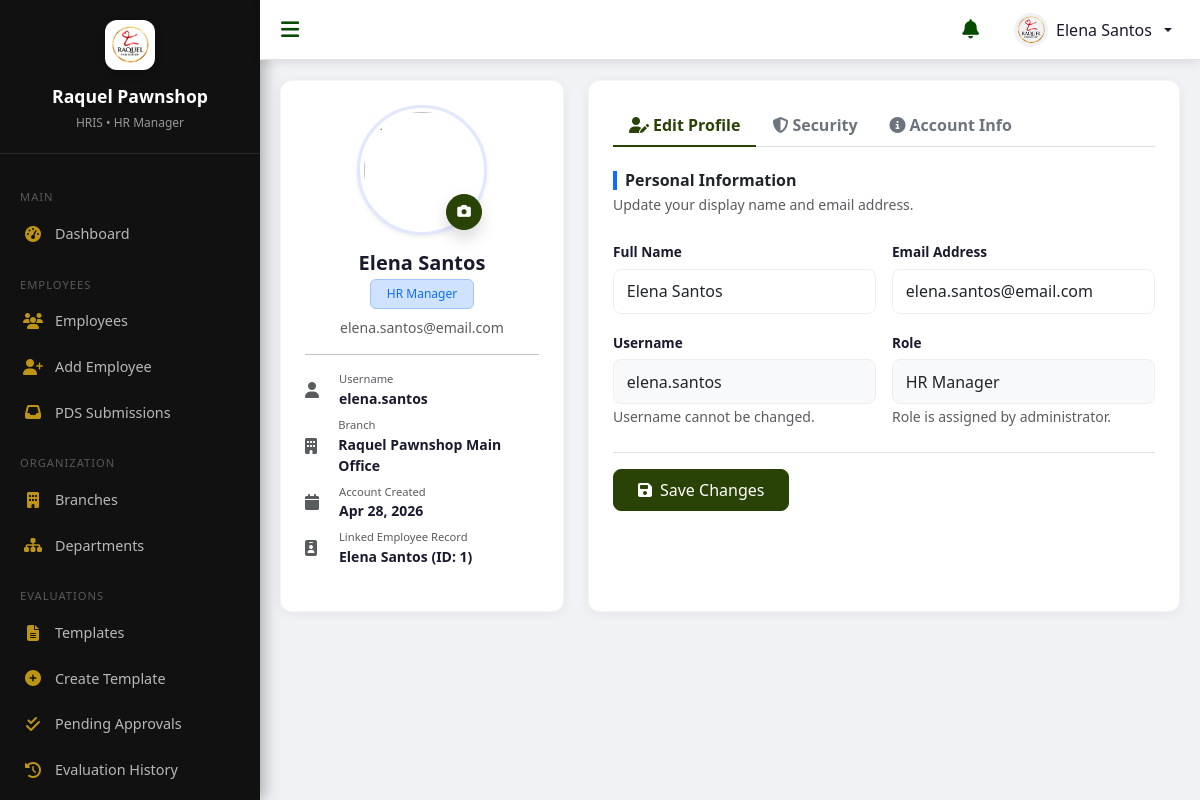
/manager/profile-settings.php (signed in), run on the app's committed database.
### tables this page shows
CREATE TABLE users (
    user_id INT AUTO_INCREMENT PRIMARY KEY,
    employee_id INT NULL,
    username VARCHAR(50) NOT NULL UNIQUE,
    email VARCHAR(100) NOT NULL UNIQUE,
    password_hash VARCHAR(255) NOT NULL,
    full_name VARCHAR(100) NOT NULL,
    role ENUM('Admin', 'HR Manager', 'HR Supervisor', 'HR Staff', 'Employee') NOT NULL,
    branch_id INT NULL,
    is_active TINYINT(1) DEFAULT 1,
    first_login_completed TINYINT(1) DEFAULT 0,
    created_at TIMESTAMP DEFAULT CURRENT_TIMESTAMP,
    updated_at TIMESTAMP DEFAULT CURRENT_TIMESTAMP ON UPDATE CURRENT_TIMESTAMP,
    deleted_at TIMESTAMP NULL DEFAULT NULL,
    FOREIGN KEY (branch_id) REFERENCES branches(branch_id) ON DELETE SET NULL,
    FOREIGN KEY (employee_id) REFERENCES employees(employee_id) ON DELETE SET NULL,
    INDEX idx_user_role (role),
    INDEX idx_user_status (is_active, deleted_at)
);

CREATE TABLE branches (
    branch_id INT AUTO_INCREMENT PRIMARY KEY,
    branch_name VARCHAR(100) NOT NULL,
    location VARCHAR(255) NOT NULL,
    is_active TINYINT(1) DEFAULT 1,
    created_at TIMESTAMP DEFAULT CURRENT_TIMESTAMP,
    updated_at TIMESTAMP DEFAULT CURRENT_TIMESTAMP ON UPDATE CURRENT_TIMESTAMP,
    deleted_at TIMESTAMP NULL DEFAULT NULL,
    INDEX idx_branch_status (is_active, deleted_at)
);

CREATE TABLE employees (
    employee_id INT AUTO_INCREMENT PRIMARY KEY,
    employee_code VARCHAR(30) NULL UNIQUE,
    
     
    first_name VARCHAR(100) NOT NULL,
    last_name VARCHAR(100) NOT NULL,
    middle_name VARCHAR(100) NULL,
    name_extension VARCHAR(10) NULL,
    date_of_birth DATE NULL,
    place_of_birth VARCHAR(255) NULL,
    gender ENUM('Male', 'Female', 'Other') NULL,
    civil_status ENUM('Single', 'Married', 'Widowed', 'Separated', 'Other') NULL,
    
     
    hire_date DATE NOT NULL,
    job_title VARCHAR(150) NOT NULL,
    department_id INT NULL,
    branch_id INT NULL,
    employment_status ENUM('Regular', 'Probationary', 'Contractual', 'Resigned', 'Terminated') DEFAULT 'Regular',
    employment_type ENUM('Full-time', 'Part-time') DEFAULT 'Full-time',
    contract_start_date DATE NULL,
    contract_end_date DATE NULL,
    
    profile_picture VARCHAR(255) NULL,
    is_active TINYINT(1) DEFAULT 1,
    created_at TIMESTAMP DEFAULT CURRENT_TIMESTAMP,
    updated_at TIMESTAMP DEFAULT CURRENT_TIMESTAMP ON UPDATE CURRENT_TIMESTAMP,
    deleted_at TIMESTAMP NULL DEFAULT NULL,
    
    CONSTRAINT fk_employees_department FOREIGN KEY (department_id) REFERENCES departments(department_id) ON DELETE SET NULL,
    CONSTRAINT fk_employees_branch FOREIGN KEY (branch_id) REFERENCES branches(branch_id) ON DELETE SET NULL,
    INDEX idx_employee_names (last_name, first_name),
    INDEX idx_employee_dept (department_id, branch_id),
    INDEX idx_employee_employment_status (employment_status, is_active, deleted_at)
);

### manager/profile-settings.php (called while the page is built, shortened)
<?php
require_once '../includes/session-check.php';
require_once '../includes/profile-settings-shared.php';
?>

### includes/functions.php (called while the page is built, shortened)
<?php
function e($string)
{
    return htmlspecialchars($string ?? '', ENT_QUOTES, 'UTF-8');
}
function formatDate($date, $format = 'M d, Y')
{
    return date($format, strtotime($date));
}
?>

### includes/profile-settings-shared.php (the view, shortened to what this page needs)
<?php
require_once __DIR__ . '/functions.php';
$user_id = $_SESSION['user_id'];
$stmt = $conn->prepare("SELECT * FROM users WHERE user_id = ?");
$stmt->bind_param("i", $user_id);
$stmt->execute();
$user = $stmt->get_result()->fetch_assoc();
$linked_employee = null;
if (!empty($_SESSION['employee_id'])) {
    $emp_stmt = $conn->prepare("SELECT e.*, b.branch_name, d.department_name as department, ec.personal_email, ec.mobile_number, ec.telephone_number
        FROM employees e
        LEFT JOIN branches b ON e.branch_id = b.branch_id
        LEFT JOIN departments d ON e.department_id = d.department_id
        LEFT JOIN employee_contacts ec ON e.employee_id = ec.employee_id
        WHERE e.employee_id = ? AND e.is_active = 1 LIMIT 1");
    $emp_stmt->bind_param("i", $_SESSION['employee_id']);
    $emp_stmt->execute();
    $linked_employee = $emp_stmt->get_result()->fetch_assoc();
}
$current_avatar = '';
if ($linked_employee && !empty($linked_employee['profile_picture']) && file_exists(__DIR__ . '/../assets/img/employees/' . $linked_employee['profile_picture'])) {
    $current_avatar = BASE_URL . '/assets/img/employees/' . $linked_employee['profile_picture'];
} else {
    $role_img = 'staff.png';
    if ($_SESSION['role'] === 'HR Manager') $role_img = 'manager.png';
    elseif ($_SESSION['role'] === 'HR Supervisor') $role_img = 'supervisor.png';
    $current_avatar = BASE_URL . '/assets/img/avatars/' . $role_img;
}
require_once __DIR__ . '/header.php';
?>
<div class="row">
    <div class="col-lg-4 mb-4">
        <div class="content-card h-100 text-center">
            <div class="card-body py-4 px-4">
                <div class="position-relative d-inline-block mb-3">
                    <img src="<?php echo $current_avatar; ?>" class="rounded-circle img-thumbnail shadow-sm" id="avatarPreview"
                        style="width:130px;height:130px;object-fit:cover;border:3px solid #e0e7ff;">
                    <button type="button" class="btn btn-sm btn-primary rounded-circle shadow position-absolute"
                        style="bottom:5px;right:5px;width:36px;height:36px;"
                        data-bs-toggle="modal" data-bs-target="#photoModal" title="Change Photo">
                        <i class="fas fa-camera" style="font-size:0.85rem;"></i>
                    </button>
                </div>
                <h5 class="fw-bold mb-1"><?php echo e($user['full_name']); ?></h5>
                <span class="badge bg-primary-subtle text-primary border border-primary-subtle px-3 py-2 mb-2"><?php echo e($user['role']); ?></span>
                <p class="text-muted small mb-0"><?php echo e($user['email']); ?></p>
                <hr class="my-3 opacity-10">
                <div class="text-start">
                    <div class="d-flex align-items-center mb-2">
                        <i class="fas fa-user text-muted me-3" style="width:18px;"></i>
                        <div class="small">
                            <div class="text-muted" style="font-size:0.7rem;">Username</div>
                            <div class="fw-semibold"><?php echo e($user['username']); ?></div>
                        </div>
                    </div>
                    <div class="d-flex align-items-center mb-2">
                        <i class="fas fa-building text-muted me-3" style="width:18px;"></i>
                        <div class="small">
                            <div class="text-muted" style="font-size:0.7rem;">Branch</div>
                            <div class="fw-semibold">
                                <?php
                                if ($user['branch_id']) {
                                    $br = $conn->query("SELECT branch_name FROM branches WHERE branch_id = " . (int)$user['branch_id'])->fetch_assoc();
                                    echo e($br['branch_name'] ?? 'N/A');
                                } else {
                                    echo 'Not assigned';
                                }
                                ?>
                            </div>
                        </div>
                    </div>
                    <div class="d-flex align-items-center mb-2">
                        <i class="fas fa-calendar text-muted me-3" style="width:18px;"></i>
                        <div class="small">
                            <div class="text-muted" style="font-size:0.7rem;">Account Created</div>
                            <div class="fw-semibold"><?php echo formatDate($user['created_at']); ?></div>
                        </div>
                    </div>
                    <?php if ($linked_employee): ?>
                        <div class="d-flex align-items-center">
                            <i class="fas fa-id-badge text-muted me-3" style="width:18px;"></i>
                            <div class="small">
                                <div class="text-muted" style="font-size:0.7rem;">Linked Employee Record</div>
                                <div class="fw-semibold"><?php echo e($linked_employee['first_name'] . ' ' . $linked_employee['last_name']); ?> (ID: <?php echo $linked_employee['employee_id']; ?>)</div>
                            </div>
                        </div>
                    <?php endif; ?>
                </div>
            </div>
        </div>
    </div>
    <div class="col-lg-8 mb-4">
        <div class="content-card h-100">
            <div class="card-body p-4">
                <ul class="nav nav-tabs mb-4" role="tablist">
                    <li class="nav-item">
                        <button class="nav-link active fw-bold small" data-bs-toggle="tab" data-bs-target="#tab-profile" type="button">
                            <i class="fas fa-user-edit me-1"></i>Edit Profile
                        </button>
                    </li>
                    <li class="nav-item">
                        <button class="nav-link fw-bold small" data-bs-toggle="tab" data-bs-target="#tab-security" type="button">
                            <i class="fas fa-shield-alt me-1"></i>Security
                        </button>
                    </li>
                    <li class="nav-item">
                        <button class="nav-link fw-bold small" data-bs-toggle="tab" data-bs-target="#tab-account" type="button">
                            <i class="fas fa-info-circle me-1"></i>Account Info
                        </button>
                    </li>
                </ul>
                <div class="tab-content">
                    <div class="tab-pane fade show active" id="tab-profile">
                        <div class="mb-4">
                            <h6 class="fw-bold text-dark border-start border-4 border-primary ps-2 mb-1">Personal Information</h6>
                            <p class="text-muted small">Update your display name and email address.</p>
                        </div>
                        <form method="POST">
                            <div class="row g-3">
                                <div class="col-md-6">
                                    <label class="form-label small fw-semibold">Full Name</label>
                                    <input type="text" name="full_name" class="form-control"
                                        value="<?php echo e($user['full_name']); ?>" required>
                                </div>
                                <div class="col-md-6">
                                    <label class="form-label small fw-semibold">Email Address</label>
                                    <input type="email" name="email" class="form-control"
                                        value="<?php echo e($user['email']); ?>" required>
                                </div>
                                <div class="col-md-6">
                                    <label class="form-label small fw-semibold">Username</label>
                                    <input type="text" class="form-control bg-light"
                                        value="<?php echo e($user['username']); ?>" disabled>
                                    <small class="text-muted">Username cannot be changed.</small>
                                </div>
                                <div class="col-md-6">
                                    <label class="form-label small fw-semibold">Role</label>
                                    <input type="text" class="form-control bg-light"
                                        value="<?php echo e($user['role']); ?>" disabled>
                                    <small class="text-muted">Role is assigned by administrator.</small>
                                </div>
                            </div>
                            <div class="mt-4 pt-3 border-top">
                                <button type="submit" class="btn btn-primary px-4">
                                    <i class="fas fa-save me-2"></i>Save Changes
                                </button>
                            </div>
                        </form>
                    </div>
                </div>
            </div>
        </div>
    </div>
</div>
<?php require_once __DIR__ . '/footer.php'; ?>

### assets/css/style.css (style rules this page uses)
:root { --primary-blue: #294306; --primary-light: #BD9414; --primary-dark: #1a2b04; --accent: #D71920; --bg-gray: #f0f2f5; --bg-white: #ffffff; --text-dark: #1a1a2e; --text-muted: #6c757d; --success: #28a745; --warning: #ffc107; --danger: #dc3545; --info: #17a2b8; --purple: #6f42c1; --sidebar-width: 260px; --sidebar-collapsed-width: 70px; --header-height: 60px; }
* { box-sizing: border-box; }
body { font-family: 'Segoe UI', Tahoma, Geneva, Verdana, sans-serif; background: var(--bg-gray); margin: 0; padding: 0; color: var(--text-dark); }
.content-card { background: var(--bg-white); border-radius: 12px; box-shadow: 0 2px 12px rgba(0, 0, 0, 0.06); margin-bottom: 20px; border: 1px solid rgba(0, 0, 0, 0.04); }
.content-card .card-body { padding: 20px; }
.badge { font-weight: 500; padding: 5px 10px; border-radius: 6px; font-size: 0.75rem; }
.btn { border-radius: 8px; font-weight: 500; padding: 8px 16px; transition: all 0.2s; }
.btn-primary { background: var(--primary-blue); border-color: var(--primary-blue); }
.btn-sm { padding: 5px 10px; font-size: 0.8rem; }
.form-label { font-weight: 600; font-size: 0.85rem; color: var(--text-dark); margin-bottom: 6px; }
.form-control, .form-select { border-radius: 8px; padding: 10px 14px; border: 1.5px solid #dee2e6; transition: border-color 0.3s, box-shadow 0.3s; }
img, svg, canvas, video { max-width: 100%; }
@media (max-width: 1200px) { .filter-card, .content-card .card-body { padding: 18px; } }

### includes/profile-settings-shared.php (style rules this page uses)
.nav-tabs .nav-link { color: var(--text-muted); border: none; border-bottom: 2px solid transparent; }
.nav-tabs .nav-link.active { color: var(--primary-blue); background: transparent; border-bottom: 2px solid var(--primary-blue); }
.bg-primary-subtle { background-color: #e7f1ff; }
.form-control, .form-select { border-radius: 8px; border: 1.5px solid #eee; padding: 0.6rem 0.8rem; }

### data on the page
users: full_name "Elena Santos", role "HR Manager", email "elena.santos@email.com", username "elena.santos", created_at "Apr 28, 2026"
branches: branch_name "Raquel Pawnshop Main Office"
employees: first_name+last_name "Elena Santos", employee_id "1"

### other printed values
$sys_pawnshop_name "Raquel Pawnshop"
$effective_role "HR Manager"
$label "MAIN"
$item['label'] "Dashboard"
$label "EMPLOYEES"
$item['label'] "Employees"
$item['label'] "Add Employee"
$item['label'] "PDS Submissions"
$label "ORGANIZATION"
$item['label'] "Branches"
$item['label'] "Departments"
$label "EVALUATIONS"
$item['label'] "Templates"
$item['label'] "Create Template"
$item['label'] "Pending Approvals"
